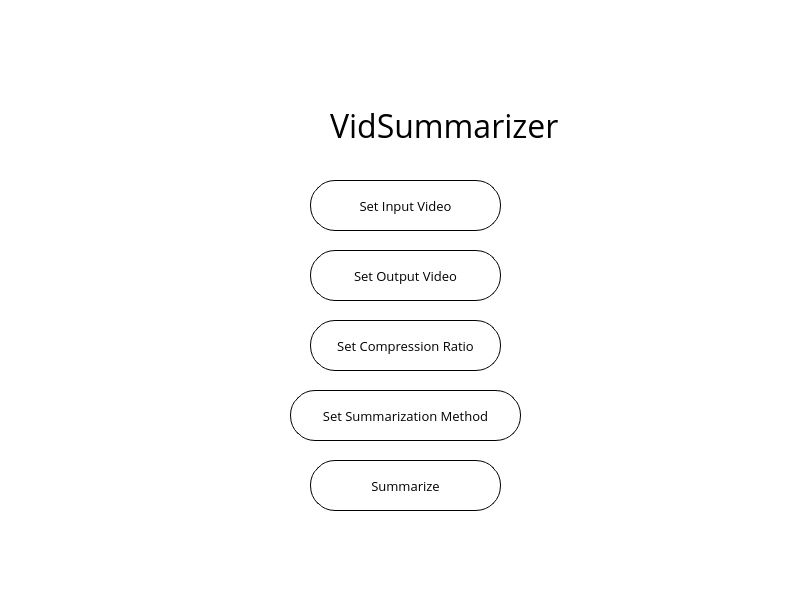
<?xml version="1.0" encoding="UTF-8"?>
<ui version="4.0">
 <class>MainWindow</class>
 <widget class="QMainWindow" name="MainWindow">
  <property name="geometry">
   <rect>
    <x>0</x>
    <y>0</y>
    <width>800</width>
    <height>600</height>
   </rect>
  </property>
  <property name="windowTitle">
   <string>MainWindow</string>
  </property>
  <property name="styleSheet">
   <string notr="true">background-color:white</string>
  </property>
  <widget class="QWidget" name="centralwidget">
   <widget class="QStackedWidget" name="stackedWidget">
    <property name="geometry">
     <rect>
      <x>0</x>
      <y>0</y>
      <width>801</width>
      <height>601</height>
     </rect>
    </property>
    <property name="currentIndex">
     <number>0</number>
    </property>
    <widget class="QWidget" name="page_1">
     <widget class="QLabel" name="label_6">
      <property name="geometry">
       <rect>
        <x>330</x>
        <y>100</y>
        <width>351</width>
        <height>51</height>
       </rect>
      </property>
      <property name="font">
       <font>
        <family>Open Sans</family>
        <pointsize>24</pointsize>
       </font>
      </property>
      <property name="text">
       <string>VidSummarizer</string>
      </property>
     </widget>
     <widget class="QLabel" name="label_10">
      <property name="geometry">
       <rect>
        <x>200</x>
        <y>80</y>
        <width>101</width>
        <height>91</height>
       </rect>
      </property>
      <property name="text">
       <string/>
      </property>
      <property name="pixmap">
       <pixmap>logo.png</pixmap>
      </property>
      <property name="scaledContents">
       <bool>true</bool>
      </property>
     </widget>
     <widget class="QPushButton" name="setInputBtn">
      <property name="geometry">
       <rect>
        <x>310</x>
        <y>180</y>
        <width>191</width>
        <height>51</height>
       </rect>
      </property>
      <property name="font">
       <font>
        <family>Open Sans</family>
        <pointsize>10</pointsize>
       </font>
      </property>
      <property name="styleSheet">
       <string notr="true">border-radius:25%;border:1px solid black</string>
      </property>
      <property name="text">
       <string>Set Input Video</string>
      </property>
     </widget>
     <widget class="QPushButton" name="setOutputBtn">
      <property name="geometry">
       <rect>
        <x>310</x>
        <y>250</y>
        <width>191</width>
        <height>51</height>
       </rect>
      </property>
      <property name="font">
       <font>
        <family>Open Sans</family>
        <pointsize>10</pointsize>
       </font>
      </property>
      <property name="styleSheet">
       <string notr="true">border-radius:25%;border:1px solid black</string>
      </property>
      <property name="text">
       <string>Set Output Video</string>
      </property>
     </widget>
     <widget class="QPushButton" name="summarizeBtn">
      <property name="geometry">
       <rect>
        <x>310</x>
        <y>460</y>
        <width>191</width>
        <height>51</height>
       </rect>
      </property>
      <property name="font">
       <font>
        <family>Open Sans</family>
        <pointsize>10</pointsize>
       </font>
      </property>
      <property name="styleSheet">
       <string notr="true">border-radius:25%;border:1px solid black</string>
      </property>
      <property name="text">
       <string>Summarize</string>
      </property>
     </widget>
     <widget class="QPushButton" name="setCompressionBtn">
      <property name="geometry">
       <rect>
        <x>310</x>
        <y>320</y>
        <width>191</width>
        <height>51</height>
       </rect>
      </property>
      <property name="font">
       <font>
        <family>Open Sans</family>
        <pointsize>10</pointsize>
       </font>
      </property>
      <property name="styleSheet">
       <string notr="true">border-radius:25%;border:1px solid black</string>
      </property>
      <property name="text">
       <string>Set Compression Ratio</string>
      </property>
     </widget>
     <widget class="QPushButton" name="setSummarizationBtn">
      <property name="geometry">
       <rect>
        <x>290</x>
        <y>390</y>
        <width>231</width>
        <height>51</height>
       </rect>
      </property>
      <property name="font">
       <font>
        <family>Open Sans</family>
        <pointsize>10</pointsize>
       </font>
      </property>
      <property name="styleSheet">
       <string notr="true">border-radius:25%;border:1px solid black</string>
      </property>
      <property name="text">
       <string>Set Summarization Method</string>
      </property>
     </widget>
    </widget>
    <widget class="QWidget" name="page_1">
     <widget class="QTextEdit" name="summarizeText">
      <property name="geometry">
       <rect>
        <x>20</x>
        <y>330</y>
        <width>751</width>
        <height>171</height>
       </rect>
      </property>
      <property name="font">
       <font>
        <family>Open Sans</family>
        <pointsize>12</pointsize>
       </font>
      </property>
      <property name="styleSheet">
       <string notr="true">QScrollBar:vertical {
    background: rgb(245, 245, 245);
    width: 14px;
	border-radius: 7px;
 }

QScrollBar::handle:vertical {	
	background-color: rgb(209, 209, 209);
	min-height: 30px;
	border-radius: 7px;
}
QScrollBar::handle:vertical:hover{	
	background-color: rgb(186, 186, 186);
}
QScrollBar::handle:vertical:pressed {	
	background-color: rgb(120, 120, 120);
}

QScrollBar::sub-line:vertical {
	background: none;
}

QScrollBar::add-line:vertical {
	background: none;
}

QScrollBar::up-arrow:vertical, QScrollBar::down-arrow:vertical {
	background: none;
}
QScrollBar::add-page:vertical, QScrollBar::sub-page:vertical {
	background: none;
}

QScrollBar:horizontal {
	border: 1px solid rgb(245, 245, 245);
    background: rgb(245, 245, 245);
    height: 17px;
	border-radius: 7px;
 }

QScrollBar::handle:horizontal {	
	border: 1px solid rgb(209, 209, 209);
	background-color: rgb(209, 209, 209);
	height:14px;
	min-width: 30px;
	border-radius: 7px;
}
QScrollBar::handle:horizontal:hover{	
	background-color: rgb(186, 186, 186);
}
QScrollBar::handle:horizontal:pressed {	
	background-color: rgb(120, 120, 120);
}

QScrollBar::sub-line:horizontal {
	background: none;
}

QScrollBar::add-line:horizontal {
	background: none;
}

QScrollBar::up-arrow:horizontal, QScrollBar::down-arrow:horizontal {
	background: none;
}
QScrollBar::add-page:horizontal, QScrollBar::sub-page:horizontal {
	background: none;
}

QTextEdit{
	border: 1px solid black;
	border-radius:50%;
	padding:15;
}

</string>
      </property>
      <property name="lineWrapMode">
       <enum>QTextEdit::NoWrap</enum>
      </property>
      <property name="readOnly">
       <bool>true</bool>
      </property>
      <property name="placeholderText">
       <string>Summarized Text</string>
      </property>
     </widget>
     <widget class="QTextEdit" name="videoText">
      <property name="geometry">
       <rect>
        <x>20</x>
        <y>130</y>
        <width>751</width>
        <height>171</height>
       </rect>
      </property>
      <property name="font">
       <font>
        <family>Open Sans</family>
        <pointsize>12</pointsize>
       </font>
      </property>
      <property name="styleSheet">
       <string notr="true">QScrollBar:vertical {
    background: rgb(245, 245, 245);
    width: 14px;
	border-radius: 7px;
 }

QScrollBar::handle:vertical {	
	background-color: rgb(209, 209, 209);
	min-height: 30px;
	border-radius: 7px;
}
QScrollBar::handle:vertical:hover{	
	background-color: rgb(186, 186, 186);
}
QScrollBar::handle:vertical:pressed {	
	background-color: rgb(120, 120, 120);
}

QScrollBar::sub-line:vertical {
	background: none;
}

QScrollBar::add-line:vertical {
	background: none;
}

QScrollBar::up-arrow:vertical, QScrollBar::down-arrow:vertical {
	background: none;
}
QScrollBar::add-page:vertical, QScrollBar::sub-page:vertical {
	background: none;
}

QScrollBar:horizontal {
	border: 1px solid rgb(245, 245, 245);
    background: rgb(245, 245, 245);
    height: 17px;
	border-radius: 7px;
 }

QScrollBar::handle:horizontal {	
	border: 1px solid rgb(209, 209, 209);
	background-color: rgb(209, 209, 209);
	height:14px;
	min-width: 30px;
	border-radius: 7px;
}
QScrollBar::handle:horizontal:hover{	
	background-color: rgb(186, 186, 186);
}
QScrollBar::handle:horizontal:pressed {	
	background-color: rgb(120, 120, 120);
}

QScrollBar::sub-line:horizontal {
	background: none;
}

QScrollBar::add-line:horizontal {
	background: none;
}

QScrollBar::up-arrow:horizontal, QScrollBar::down-arrow:horizontal {
	background: none;
}
QScrollBar::add-page:horizontal, QScrollBar::sub-page:horizontal {
	background: none;
}

QTextEdit{
	border: 1px solid black;
	border-radius:50%;
	padding:15;
}

</string>
      </property>
      <property name="lineWrapMode">
       <enum>QTextEdit::NoWrap</enum>
      </property>
      <property name="readOnly">
       <bool>true</bool>
      </property>
      <property name="placeholderText">
       <string>Video Text</string>
      </property>
     </widget>
     <widget class="QPushButton" name="backBtn">
      <property name="geometry">
       <rect>
        <x>700</x>
        <y>10</y>
        <width>71</width>
        <height>51</height>
       </rect>
      </property>
      <property name="font">
       <font>
        <family>Open Sans</family>
        <pointsize>10</pointsize>
       </font>
      </property>
      <property name="styleSheet">
       <string notr="true">border-radius:25%;border:1px solid black</string>
      </property>
      <property name="text">
       <string>Back</string>
      </property>
     </widget>
     <widget class="QPushButton" name="playBtn">
      <property name="geometry">
       <rect>
        <x>300</x>
        <y>510</y>
        <width>211</width>
        <height>51</height>
       </rect>
      </property>
      <property name="font">
       <font>
        <family>Open Sans</family>
        <pointsize>10</pointsize>
       </font>
      </property>
      <property name="styleSheet">
       <string notr="true">border-radius:25%;border:1px solid black</string>
      </property>
      <property name="text">
       <string>Play Summarized Video</string>
      </property>
     </widget>
     <widget class="QLabel" name="label">
      <property name="geometry">
       <rect>
        <x>40</x>
        <y>105</y>
        <width>161</width>
        <height>21</height>
       </rect>
      </property>
      <property name="font">
       <font>
        <family>Open Sans</family>
        <pointsize>10</pointsize>
       </font>
      </property>
      <property name="text">
       <string>Video Transcription</string>
      </property>
     </widget>
     <widget class="QLabel" name="label_2">
      <property name="geometry">
       <rect>
        <x>40</x>
        <y>306</y>
        <width>191</width>
        <height>20</height>
       </rect>
      </property>
      <property name="font">
       <font>
        <family>Open Sans</family>
        <pointsize>10</pointsize>
       </font>
      </property>
      <property name="text">
       <string>Video Summarization</string>
      </property>
     </widget>
     <widget class="QLabel" name="label_13">
      <property name="geometry">
       <rect>
        <x>350</x>
        <y>10</y>
        <width>101</width>
        <height>91</height>
       </rect>
      </property>
      <property name="text">
       <string/>
      </property>
      <property name="pixmap">
       <pixmap>logo.png</pixmap>
      </property>
      <property name="scaledContents">
       <bool>true</bool>
      </property>
     </widget>
    </widget>
   </widget>
  </widget>
  <widget class="QStatusBar" name="statusbar"/>
 </widget>
 <resources/>
 <connections/>
</ui>
